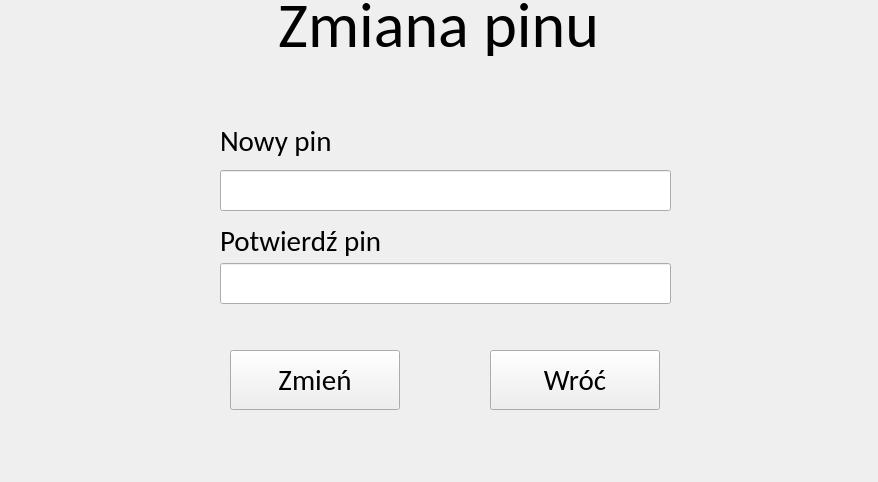
<?xml version="1.0" encoding="UTF-8"?>
<ui version="4.0">
 <class>ChangePinWindow</class>
 <widget class="QWidget" name="ChangePinWindow">
  <property name="geometry">
   <rect>
    <x>0</x>
    <y>0</y>
    <width>878</width>
    <height>482</height>
   </rect>
  </property>
  <property name="minimumSize">
   <size>
    <width>878</width>
    <height>482</height>
   </size>
  </property>
  <property name="maximumSize">
   <size>
    <width>878</width>
    <height>482</height>
   </size>
  </property>
  <property name="windowTitle">
   <string>Zmiana pinu</string>
  </property>
  <widget class="QLabel" name="MainLabel">
   <property name="geometry">
    <rect>
     <x>8</x>
     <y>-5</y>
     <width>861</width>
     <height>61</height>
    </rect>
   </property>
   <property name="font">
    <font>
     <family>Calibri</family>
     <pointsize>48</pointsize>
    </font>
   </property>
   <property name="text">
    <string>Zmiana pinu</string>
   </property>
   <property name="alignment">
    <set>Qt::AlignmentFlag::AlignCenter</set>
   </property>
  </widget>
  <widget class="QLabel" name="NewPinLabel">
   <property name="geometry">
    <rect>
     <x>220</x>
     <y>125</y>
     <width>421</width>
     <height>31</height>
    </rect>
   </property>
   <property name="font">
    <font>
     <family>Calibri</family>
     <pointsize>22</pointsize>
    </font>
   </property>
   <property name="text">
    <string>Nowy pin</string>
   </property>
  </widget>
  <widget class="QLabel" name="ConfirmPinLabel">
   <property name="geometry">
    <rect>
     <x>220</x>
     <y>225</y>
     <width>421</width>
     <height>31</height>
    </rect>
   </property>
   <property name="font">
    <font>
     <family>Calibri</family>
     <pointsize>22</pointsize>
    </font>
   </property>
   <property name="text">
    <string>Potwierdź pin</string>
   </property>
  </widget>
  <widget class="QPushButton" name="ChangePinButton">
   <property name="geometry">
    <rect>
     <x>230</x>
     <y>350</y>
     <width>170</width>
     <height>60</height>
    </rect>
   </property>
   <property name="font">
    <font>
     <family>Calibri</family>
     <pointsize>22</pointsize>
    </font>
   </property>
   <property name="text">
    <string>Zmień</string>
   </property>
  </widget>
  <widget class="QPushButton" name="BackButton">
   <property name="geometry">
    <rect>
     <x>490</x>
     <y>350</y>
     <width>170</width>
     <height>60</height>
    </rect>
   </property>
   <property name="font">
    <font>
     <family>Calibri</family>
     <pointsize>22</pointsize>
    </font>
   </property>
   <property name="text">
    <string>Wróć</string>
   </property>
  </widget>
  <widget class="QLineEdit" name="NewPinEdit">
   <property name="geometry">
    <rect>
     <x>220</x>
     <y>170</y>
     <width>451</width>
     <height>41</height>
    </rect>
   </property>
  </widget>
  <widget class="QLineEdit" name="ConfirmPinEdit">
   <property name="geometry">
    <rect>
     <x>220</x>
     <y>263</y>
     <width>451</width>
     <height>41</height>
    </rect>
   </property>
  </widget>
 </widget>
 <resources/>
 <connections/>
</ui>
